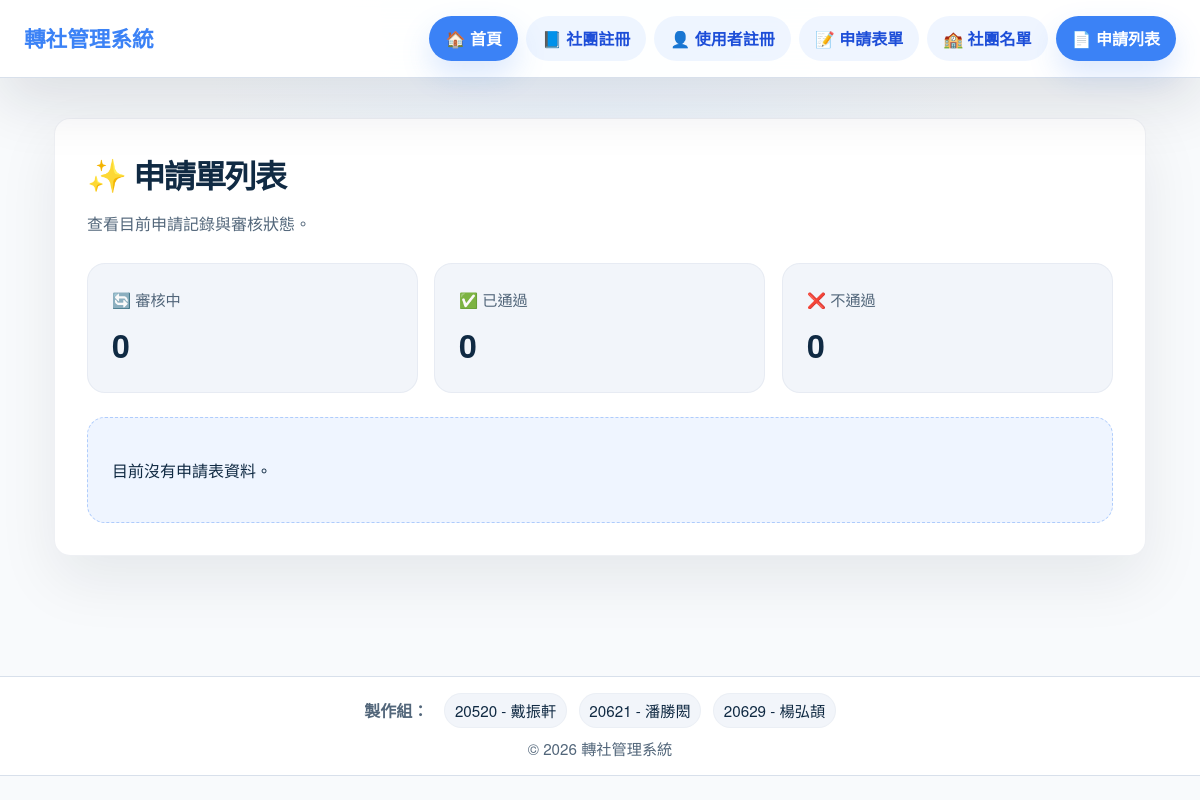
The app's page /form/apply/, older data.
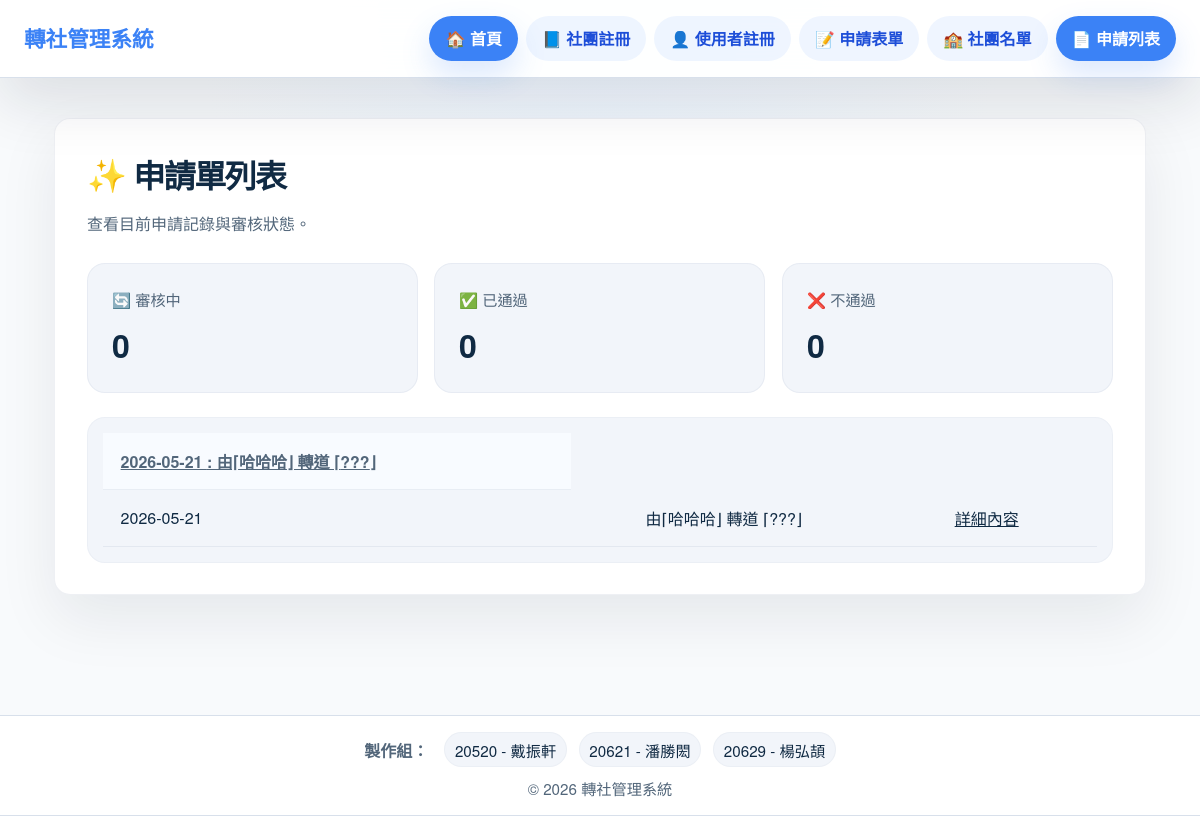
The same page, newer data.
### club/models.py (models this page shows, shortened)
class Apply(models.Model):
    created = models.DateField('表單建立時間' , auto_now_add=True)
    sstu_pass = models.BooleanField('社長同意' ,default=False)
    sch_pass = models.BooleanField('學校同意', default=False)
    user = models.ForeignKey(User , models.CASCADE)
    club = models.ForeignKey(Club ,models.CASCADE)
    club_after = models.ForeignKey(Club ,
                                on_delete=models.CASCADE,
                                related_name='after_apply',
                                null=True,
                                blank=True
                                )

class User(AbstractUser):
    us_rank = models.IntegerField('使用者身分' , default=0) #0=轉社學生 ; 社長=1 ; 2=教師 ; 3=行政 (問題:如果是社長要轉社)
    club = models.ForeignKey(Club, on_delete=models.SET_NULL, null=True, blank=True, verbose_name='所屬社團')  #AI提供的版本，以便解決少數帳號能在沒有社團的狀況下建立

class Club(models.Model):
    club_name = models.CharField('社團名稱' , max_length=64)
    max_people_num = models.IntegerField('社團人數上限' , default=0)
    now_people_num = models.IntegerField('社團現有人數' , default=0, validators=[MinValueValidator(0),MaxValueValidator(512)])
    def __str__(self):
        return f"{self.club_name}"

### club/views.py (the view)
# urls.py: path("apply/", Applylist.as_view(), name='apply_list'),
class Applylist(ListView):
    model = Apply
    def get_context_data(self, **kwargs):
        ctx = super().get_context_data(**kwargs)
        ctx['user_list'] = User.objects.all()
        ctx['club_list'] = Club.objects.all()
        ctx['log_list_check'] = Log.objects.filter(state = 1)
        ctx['log_list_pass'] = Log.objects.filter(state = 2)
        ctx['log_list_fail'] = Log.objects.filter(state = 0)
        return ctx

### templates/club/apply_list.html (shortened to what this page needs)
{% extends 'base.html' %}
{% block main %}
<section class="panel">
    <div class="panel-header">
        <h1>申請單列表</h1>
        <p>查看目前申請記錄與審核狀態。</p>
    </div>
    <div class="summary-grid">
        <article class="summary-card">
            <span class="summary-label">🔄 審核中</span>
            <strong>{{ log_list_check|length }}</strong>
        </article>
        <article class="summary-card">
            <span class="summary-label">✅ 已通過</span>
            <strong>{{ log_list_pass|length }}</strong>
        </article>
        <article class="summary-card">
            <span class="summary-label">❌ 不通過</span>
            <strong>{{ log_list_fail|length }}</strong>
        </article>
    </div>
    {% if object_list %}
    <div class="table-panel">
        <table>
            <thead>
                <tr>
                    {% for apply in apply_list %}
                    <th>
                        <a href="{% url 'apply_detail' apply.id %}">
                        {{ apply.created|date:"Y-m-d" }} {{ apply.user.username }} :
                        由⌈{{ apply.user.club }}⌋ 轉道 ⌈{{ apply.club }}⌋
                        </a>
                    </th>
                    {% endfor %}
                </tr>
            </thead>
            <tbody>
                {% for apply in apply_list %}
                <tr>
                    <td>{{ apply.created|date:"Y-m-d" }}</td>
                    <td>{{ apply.user.username }}</td>
                    <td>由⌈{{ apply.user.club }}⌋ 轉道 ⌈{{ apply.club }}⌋</td>
                    <td><a href='{% url 'apply_detail' apply.id %}'>詳細內容</a></td>
                </tr>
                {% endfor %}
            </tbody>
        </table>
    </div>
    {% else %}
    <div class="empty-state">
        <p>目前沒有申請表資料。</p>
    </div>
    {% endif %}
</section>
{% endblock %}

Row changes from the older to the newer data that the page shows:
added Apply: created "2026-05-21", user.club "哈哈哈", club "???"
Text that changed along with them:
text no longer shown: "目前沒有申請表資料。"
